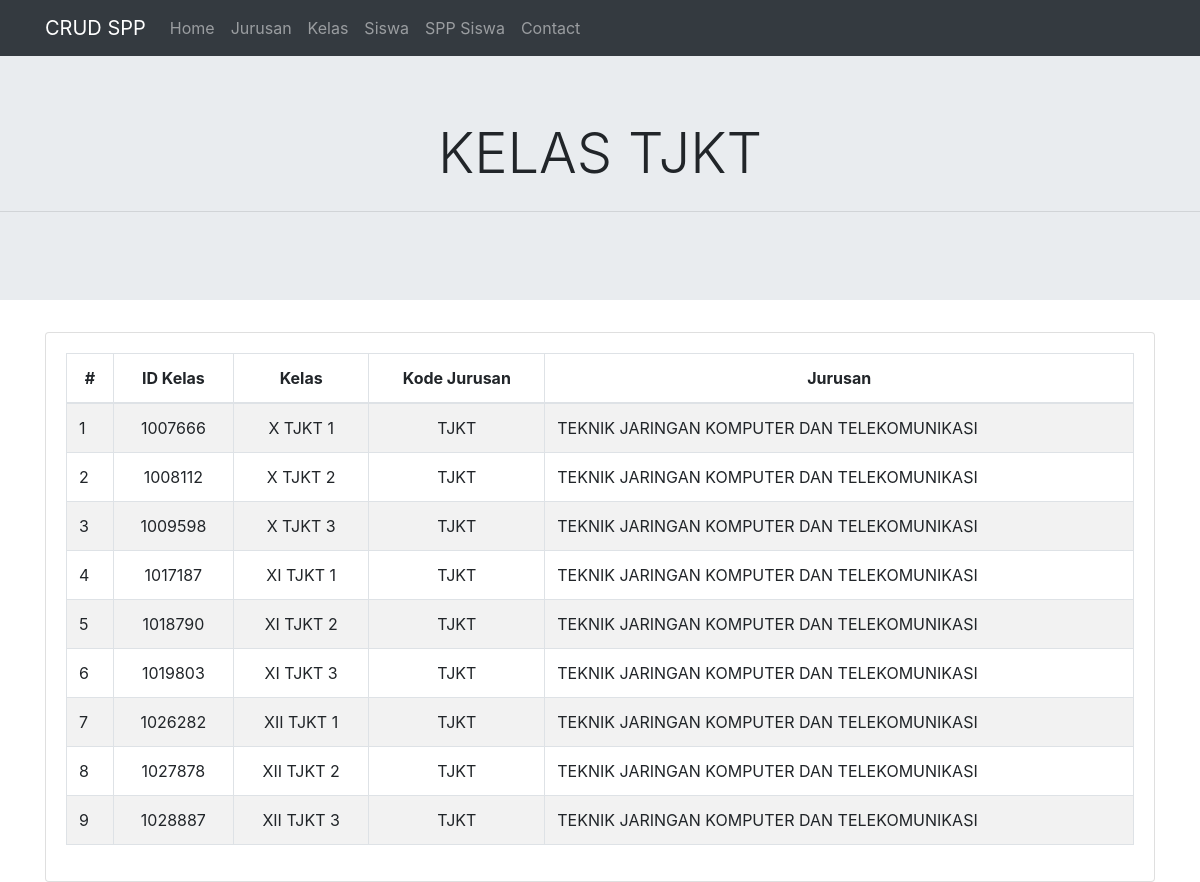
The page /index.php/kelas on the database its author committed.
### tables this page shows
CREATE TABLE `a_kelas` (
  `id` int(11) NOT NULL,
  `kode` varchar(8) NOT NULL,
  `kelas` varchar(128) NOT NULL
);

CREATE TABLE `a_jurusan` (
  `id` int(11) NOT NULL,
  `kode` varchar(8) NOT NULL,
  `jurusan` varchar(128) NOT NULL
);

### application/controllers/Kelas.php (called while the page is built, shortened)
<?php
class Kelas extends CI_Controller
{
    public function index()
    {
        $isi['kelas'] = $this->Model_kelas->dataKelas();
        $this->load->view('templates/header');
        $this->load->view('templates/navbar');
        $this->load->view('tampilan_kelas', $isi);
        $this->load->view('templates/footer');
    }
}

### index.php (called while the page is built, shortened)
<?php
require_once BASEPATH.'core/CodeIgniter.php';

### application/models/Model_kelas.php (called while the page is built, shortened)
<?php
class Model_kelas extends CI_Model
{
    public function dataKelas()
    {
        $sql = "SELECT *, a_kelas.id AS id_kelas FROM `a_kelas`
                INNER JOIN a_jurusan
                ON a_kelas.kode=a_jurusan.kode;";
        $query = $this->db->query($sql);
        return $query->result_array();
    }
}

### application/views/tampilan_kelas.php (the view)
<div class="jumbotron jumbotron-fluid text-center text-uppercase">
    <h3 class="display-4">Kelas TJKT</h3>
    <hr class="my-4">
</div>
<div class="container">
    <div class="row mt-2">
        <div class="col-md">
            <div class="card">
                <div class="card-body">
                    <div class="table-responsive">
                        <table class="table table-striped table-bordered" id="dataTable" width="100%" cellspacing="0">
                            <thead>
                                <tr class="text-center">
                                    <th scope="col">#</th>
                                    <th scope="col">ID Kelas</th>
                                    <th scope="col">Kelas</th>
                                    <th scope="col">Kode Jurusan</th>
                                    <th scope="col">Jurusan</th>
                                </tr>
                            </thead>
                            <tbody>
                                <tr>
                                    <?php
                                    $no = 1;
                                    foreach ($kelas as $row) {
                                    ?>
                                        <td><?php echo $no++; ?></td>
                                        <td class="text-center"><?= $row['id_kelas'] ?></td>
                                        <td class="text-center"><?= $row['kelas'] ?></td>
                                        <td class="text-center"><?= $row['kode'] ?></td>
                                        <td><?= $row['jurusan'] ?></td>
                                </tr>
                            <?php } ?>
                            </tbody>
                        </table>
                    </div>
                </div>
            </div>
        </div>
    </div>
</div>

### rows shown on the page
a_kelas: id "1007666", kelas "X TJKT 1", a_jurusan.kode "TJKT", a_jurusan.jurusan "TEKNIK JARINGAN KOMPUTER DAN TELEKOMUNIKASI"
a_kelas: id "1008112", kelas "X TJKT 2", a_jurusan.kode "TJKT", a_jurusan.jurusan "TEKNIK JARINGAN KOMPUTER DAN TELEKOMUNIKASI"
a_kelas: id "1009598", kelas "X TJKT 3", a_jurusan.kode "TJKT", a_jurusan.jurusan "TEKNIK JARINGAN KOMPUTER DAN TELEKOMUNIKASI"
a_kelas: id "1017187", kelas "XI TJKT 1", a_jurusan.kode "TJKT", a_jurusan.jurusan "TEKNIK JARINGAN KOMPUTER DAN TELEKOMUNIKASI"
a_kelas: id "1018790", kelas "XI TJKT 2", a_jurusan.kode "TJKT", a_jurusan.jurusan "TEKNIK JARINGAN KOMPUTER DAN TELEKOMUNIKASI"
a_kelas: id "1019803", kelas "XI TJKT 3", a_jurusan.kode "TJKT", a_jurusan.jurusan "TEKNIK JARINGAN KOMPUTER DAN TELEKOMUNIKASI"
a_kelas: id "1026282", kelas "XII TJKT 1", a_jurusan.kode "TJKT", a_jurusan.jurusan "TEKNIK JARINGAN KOMPUTER DAN TELEKOMUNIKASI"
a_kelas: id "1027878", kelas "XII TJKT 2", a_jurusan.kode "TJKT", a_jurusan.jurusan "TEKNIK JARINGAN KOMPUTER DAN TELEKOMUNIKASI"
a_kelas: id "1028887", kelas "XII TJKT 3", a_jurusan.kode "TJKT", a_jurusan.jurusan "TEKNIK JARINGAN KOMPUTER DAN TELEKOMUNIKASI"
